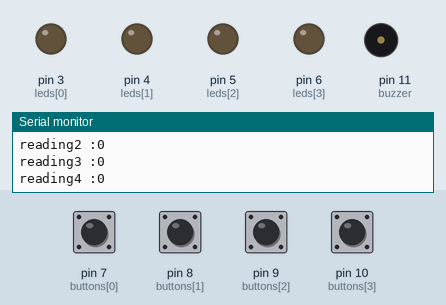
A sketch run on a simulated Arduino Uno, built with avr-gcc and run on an emulated ATmega328P. Parts: output pins drawn as LEDs (lit = HIGH), buzzer (waves = sounding), the last lines printed to the serial monitor. Dashed ring = blinking. The inputs (shaded band) are chosen by the test bench; at power-on: pin 7 (buttons[0]), pin 8 (buttons[1]), pin 9 (buttons[2]), pin 10 (buttons[3]) HIGH. Random numbers use the default seed unless the sketch sets one.

Above: at 4.5 s.
4.6 s: pin 8 (buttons[1]) pulled LOW for 0.15 s
At 4.86 s:
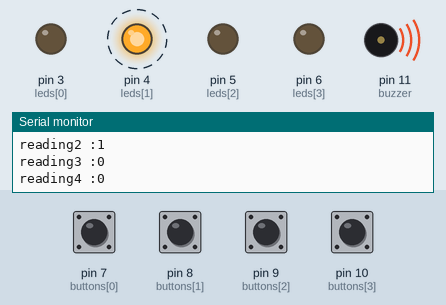
7.7 s: pin 7 (buttons[0]) pulled LOW for 1 s
At 8.56 s:
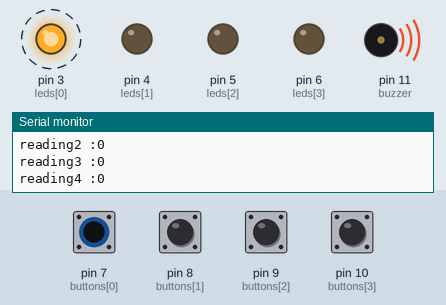
11.7 s: pin 8 (buttons[1]) pulled LOW for 1 s
At 13.28 s:
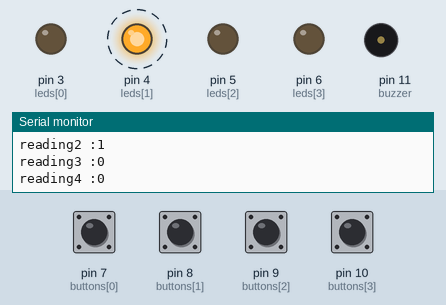
15.7 s: pin 7 (buttons[0]) pulled LOW for 0.15 s
At 17.4 s:
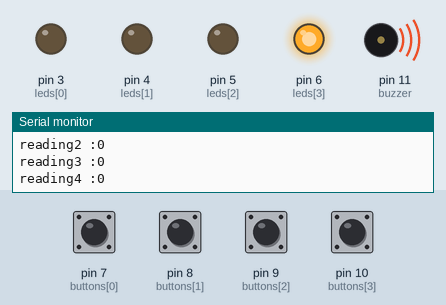
18.8 s: pin 9 (buttons[2]) pulled LOW for 1 s
At 19.47 s:
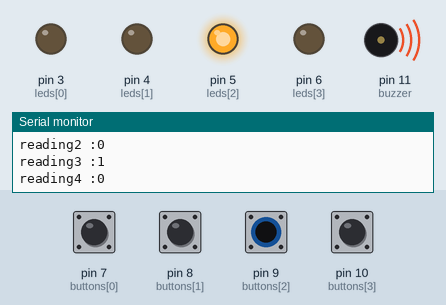
22.8 s: pin 10 (buttons[3]) pulled LOW for 0.15 s
At 25.2 s:
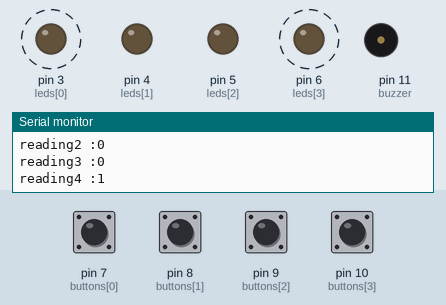
Timing chart, 0 to 26.9 s (numbered marks = the images above; inputs shaded):
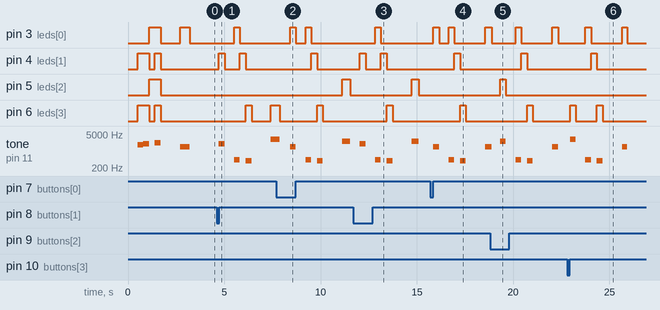

The sketch:

main.ino
```cpp
// SCHEMATIC


const char leds[4] = {3,4,5,6};    // Led pins array
const char buttons[4] = {7,8,9,10}; // signal pin of sensor to digital pin 5.
const char buzzer = 11;

const int buzzer_color[4] = {1500, 2000, 2500, 3000};

//button states
bool btnState1 = false;
bool btnState2 = false;
bool btnState3 = false;
bool btnState4 = false;

//max pattern length
const unsigned short MAX_PATTERN = 15; // <---------- increase for difficulty!


unsigned short pattern[MAX_PATTERN] = {0};
unsigned short recordedPattern[MAX_PATTERN] = {0};
unsigned short patternSize = 0;

bool gameOver = false;
//time before showing each bit in the pattern, decreases with time to make game more difficult
long timeToWait = 500; // in millisecond

//for push buttons
const long debounceDelay = 50;

void setup()
{
    Serial.begin(9600);
    pinMode(buzzer, OUTPUT);
    for(int i = 0; i < 4; i++)
    {
        pinMode(leds[i], OUTPUT);   // set leds as outputs
        pinMode(buttons[i], INPUT_PULLUP); // buttons as inputs - note that if you're not using an external pullup resistor, do INPUT_PULLUP to use the internal one!
    }
    Serial.print("Pattern: ");
    for(int i = 0; i < patternSize; i++)
    {
        pattern[i] = i;
        Serial.print(pattern[i]);
        Serial.print(" ");
    }
    Serial.println();

    //randomize seed
    randomSeed(analogRead(0));

}


void showPattern()
{
    //should not happen
    if(patternSize == 0)
        return;


    digitalWrite(leds[0], 0);
    digitalWrite(leds[1], 0);
    digitalWrite(leds[2], 0);
    digitalWrite(leds[3], 0);

    for(int i = 0; i < patternSize; i++)
    {
        digitalWrite(leds[pattern[i]], 1);
        tone(buzzer, buzzer_color[pattern[i]], timeToWait);
        delay(timeToWait);

        digitalWrite(leds[pattern[i]], 0);
        noTone(buzzer);
        delay(timeToWait);
    }

    //decrease the timeToWait to increase Difficulty
    if(timeToWait > 100)
        timeToWait = double(timeToWait)/1.1;

}

void retrieveAnswer()
{

    digitalWrite(leds[0], 0);
    digitalWrite(leds[1], 0);
    digitalWrite(leds[2], 0);
    digitalWrite(leds[3], 0);

    bool prevButtonState = false;
    int i = 0;
    while(i < patternSize && !gameOver)
    {
        //reset button states
        btnState1 = false;
        btnState2 = false;
        btnState3 = false;
        btnState4 = false;
        //confirm button press
        long lastDebounceTime = millis();

        while(1)
        {
            //retrieve each answer
            bool reading1 = !digitalRead(buttons[0]);
            bool reading2 = !digitalRead(buttons[1]);
            bool reading3 = !digitalRead(buttons[2]);
            bool reading4 = !digitalRead(buttons[3]);

            Serial.print("reading1 :");
            Serial.println(reading1);
            Serial.print("reading2 :");
            Serial.println(reading2);
            Serial.print("reading3 :");
            Serial.println(reading3);
            Serial.print("reading4 :");
            Serial.println(reading4);
            bool reading = reading1||reading2||reading3||reading4;
            //if any button pressed
            if(prevButtonState!=reading)
                lastDebounceTime = millis();

            if(millis() - lastDebounceTime > debounceDelay )
            {
                // the button is still pressed after a certain time
                if(reading != false){
                    //update the readings and break
                    btnState1 = reading1;
                    btnState2 = reading2;
                    btnState3 = reading3;
                    btnState4 = reading4;
                    break;
                }
            }
            prevButtonState = reading;
        }

        //record the pattern
        if(btnState1)
            recordedPattern[i] = 0;
        if(btnState2)
            recordedPattern[i] = 1;
        if(btnState3)
            recordedPattern[i] = 2;
        if(btnState4)
            recordedPattern[i] = 3;

        //show corresponding color for each button and wait for a short time


        digitalWrite(leds[recordedPattern[i]], 1);
        tone(buzzer, buzzer_color[recordedPattern[i]], 300);
        delay(300);
        digitalWrite(leds[recordedPattern[i]], 0);

        if(recordedPattern[i] != pattern[i])
        {
            gameOver = true;
            break;
        }
        i++;

    }
}

void evaluate()
{
    delay(500);
    if(gameOver)
        //game is over, display loss and buzz at lower freq
        showGameOver();
    else
        // correct move, show corret move
        showCorrectGuess();

    delay(1000);
}

void showGameOver(){

    //rotate leds

    digitalWrite(leds[0], 0);
    digitalWrite(leds[1], 0);
    digitalWrite(leds[2], 0);
    digitalWrite(leds[3], 0);


    digitalWrite(leds[0], 1);
    tone(buzzer, 440, 300);
    delay(300);
    digitalWrite(leds[0], 0);

    digitalWrite(leds[1], 1);
    noTone(buzzer);
    delay(300);
    digitalWrite(leds[1], 0);

    digitalWrite(leds[3], 1);
    tone(buzzer, 400, 300);
    delay(300);
    digitalWrite(leds[3], 0);
}
void showCorrectGuess(){

    digitalWrite(leds[0], 0);
    digitalWrite(leds[1], 1);
    digitalWrite(leds[2], 0);
    digitalWrite(leds[3], 1);
    tone(buzzer, 1850, 300);
    delay(300);
    tone(buzzer, 1960, 300);
    delay(300);

    digitalWrite(leds[0], 1);
    digitalWrite(leds[1], 0);
    digitalWrite(leds[2], 1);
    digitalWrite(leds[3], 0);
    noTone(buzzer);
    delay(300);

    digitalWrite(leds[0], 1);
    digitalWrite(leds[1], 1);
    digitalWrite(leds[2], 1);
    digitalWrite(leds[3], 1);
    tone(buzzer, 2200, 300);
    delay(300);

    digitalWrite(leds[0], 0);
    digitalWrite(leds[1], 0);
    digitalWrite(leds[2], 0);
    digitalWrite(leds[3], 0);
}

void showGameWon()
{
    digitalWrite(leds[0], 1);
    digitalWrite(leds[1], 1);
    digitalWrite(leds[2], 1);
    digitalWrite(leds[3], 1);
    tone(buzzer, 2489, 300);
    delay(300);

    digitalWrite(leds[0], 0);
    digitalWrite(leds[1], 0);
    digitalWrite(leds[2], 0);
    digitalWrite(leds[3], 0);
    noTone(buzzer);
    delay(200);

    digitalWrite(leds[0], 1);
    digitalWrite(leds[1], 1);
    digitalWrite(leds[2], 1);
    digitalWrite(leds[3], 1);
    tone(buzzer, 2200, 1000);
    delay(1000);

    digitalWrite(leds[0], 0);
    digitalWrite(leds[1], 0);
    digitalWrite(leds[2], 0);
    digitalWrite(leds[3], 0);
}


void increasePattern(){
    if(gameOver){
        gameOver = false;
        //restart
        patternSize = 0;
    }

    patternSize++;
    if(patternSize<MAX_PATTERN)
    {
        //add new bit
        pattern[patternSize-1] = random(4);
    }
    else{
        //game won
        showGameWon();
        delay(1000);
        //reset the game
        patternSize = 0;
    }
}

void loop()
{
    // show pattern
    showPattern();
    // get answer
    retrieveAnswer();
    // show if it is correct
    evaluate();
    // add a new bit to the pattern
    increasePattern();

}
```

Measured:
- after the input at 4.6 s, pin 3 (leds[0]): LOW → HIGH after 0.92 s, → LOW 0.30 s later; pin 4 (leds[1]): alternates HIGH for 0.30 s and LOW for 0.80 s, 4 changes in all, then stays LOW, starting after 0.11 s
- after the input at 7.7 s, pin 3 (leds[0]): alternates HIGH for 0.30 s and LOW for 0.50 s, 4 changes in all, then stays LOW, starting after 0.72 s; pin 4 (leds[1]): LOW → HIGH after 1.8 s, → LOW 0.30 s later; pin 5 (leds[2]): LOW → HIGH after 3.4 s, → LOW 0.41 s later
- after the input at 11.7 s, pin 3 (leds[0]): LOW → HIGH after 1.1 s, → LOW 0.30 s later; pin 4 (leds[1]): alternates HIGH for 0.30 s and LOW for 0.80 s, 4 changes in all, then stays LOW, starting after 0.34 s
- after the input at 15.7 s, pin 3 (leds[0]): goes HIGH 0.30 s, LOW 0.50 s, HIGH 0.30 s, LOW 1.6 s, then HIGH, starting after 0.15 s; pin 4 (leds[1]): LOW → HIGH after 1.3 s, → LOW 0.30 s later
- after the input at 18.8 s, pin 4 (leds[1]): LOW → HIGH after 1.6 s, → LOW 0.30 s later; pin 5 (leds[2]): LOW → HIGH after 0.53 s, → LOW 0.30 s later; pin 6 (leds[3]): LOW → HIGH after 1.9 s, → LOW 0.30 s later
- after the input at 22.8 s, pin 3 (leds[0]): alternates HIGH for 0.29 s and LOW for 1.6 s, starting after 0.96 s; pin 4 (leds[1]): LOW → HIGH after 1.3 s, → LOW 0.30 s later
- by itself, pin 3 (leds[0]): alternates HIGH for 0.55 s and LOW for 1.0 s
- by itself, tone on pin 11 (buzzer): plays 1850 Hz for 0.30 s, 1960 Hz for 0.30 s, 2200 Hz for 0.30 s, 1500 Hz for 0.50 s
